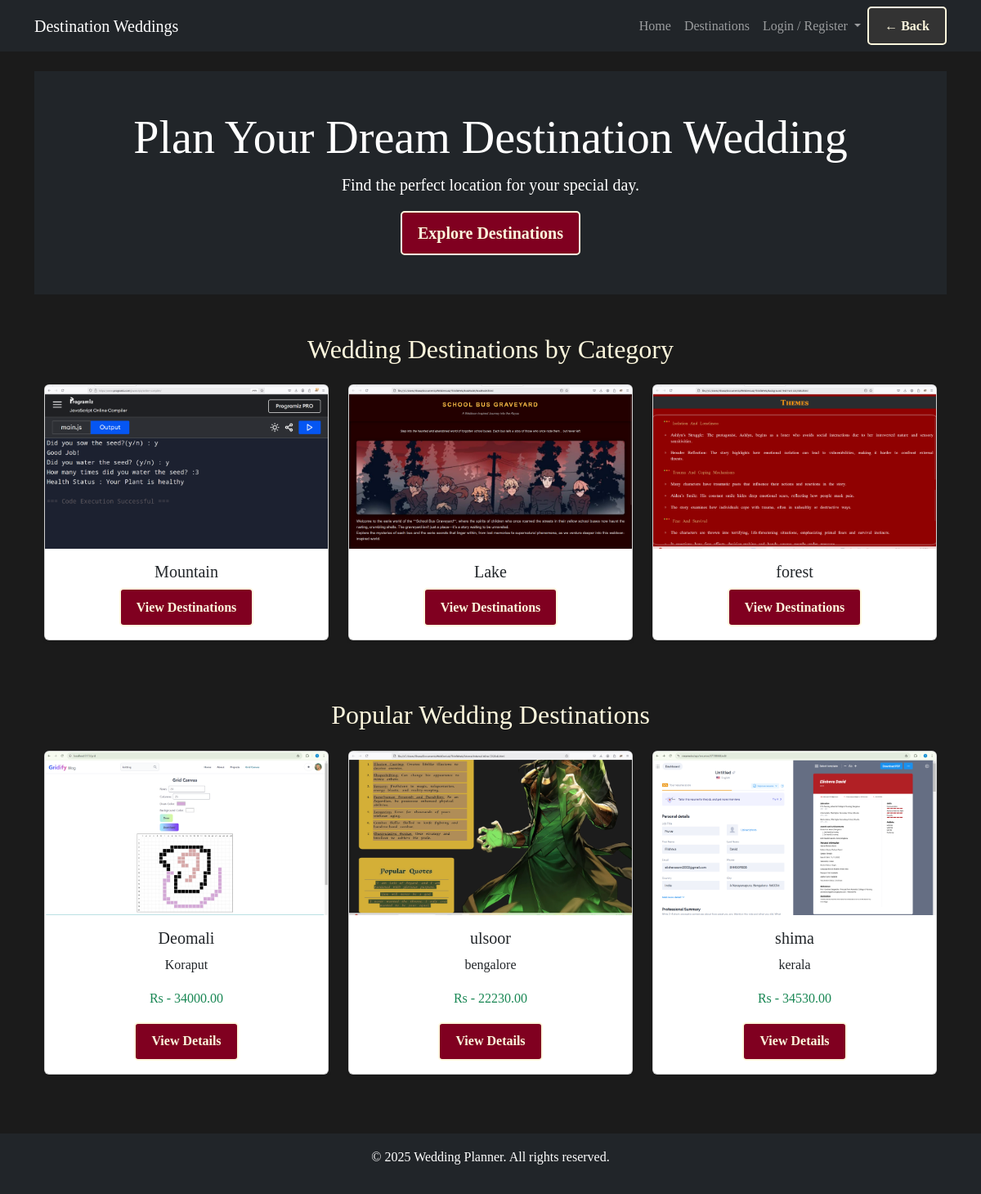
The page / on the database its author committed.
### tables this page shows
CREATE TABLE categories (
            id INTEGER PRIMARY KEY AUTOINCREMENT,
            name TEXT NOT NULL,
            image_path TEXT
        );

CREATE TABLE destinations (
            id INTEGER PRIMARY KEY AUTOINCREMENT,
            name TEXT NOT NULL,
            category_id INTEGER NOT NULL,
            location TEXT NOT NULL,
            description TEXT,
            price REAL,
            photo TEXT,
            FOREIGN KEY (category_id) REFERENCES categories(id)
        );

### app.py (the view)
@app.route('/')
def index():
    with get_db_connection() as conn:
        categories = conn.execute('SELECT * FROM categories LIMIT 3').fetchall()
        destinations = conn.execute('''
            SELECT d.*, c.name as category_name
            FROM destinations d
            JOIN categories c ON d.category_id = c.id
            LIMIT 3
        ''').fetchall()
    return render_template('index.html', categories=categories, featured_destinations=destinations)

### app.py (called while the page is built)
def get_db_connection():
    conn = sqlite3.connect('database.db')
    conn.row_factory = sqlite3.Row
    return conn

@app.context_processor
def inject_now():
    return {'now': datetime.now()}

### templates/index.html
{% extends "base.html" %} {% block content %}
<section class="bg-dark text-white text-center py-5">
  <div class="container">
    <h1 class="display-4">Plan Your Dream Destination Wedding</h1>
    <p class="lead">Find the perfect location for your special day.</p>
    <a href="{{ url_for('browse_categories') }}" class="btn btn-primary btn-lg"
      >Explore Destinations</a
    >
  </div>
</section>
<section class="container mt-5">
  <h2 class="text-center mb-4">Wedding Destinations by Category</h2>
  <div class="row">
    {% for category in categories %}
    <div class="col-md-4 mb-4">
      <div class="card shadow-sm">
        <img
          src="{{ url_for('static', filename='images/categories/' + category.image_path) }}"
          class="card-img-top"
          alt="{{ category.name }}"
          style="height: 200px; object-fit: cover"
        />
        <div class="card-body text-center">
          <h5 class="card-title">{{ category.name }}</h5>
          <a
            href="{{ url_for('category_destinations', category_id=category.id) }}"
            class="btn btn-outline-primary"
          >
            View Destinations
          </a>
        </div>
      </div>
    </div>
    {% endfor %}
  </div>
</section>
<section class="container mt-5">
  <h2 class="text-center mb-4">Popular Wedding Destinations</h2>
  <div class="row">
    {% for destination in featured_destinations %}
    <div class="col-md-4 mb-4">
      <div class="card shadow-sm">
        <img
          src="{{ url_for('static', filename='images/destinations/' + destination.photo) if destination.photo else 'placeholder.jpg' }}"
          class="card-img-top"
          alt="{{ destination.name }}"
          style="height: 200px; object-fit: cover"
        />
        <div class="card-body text-center">
          <h5 class="card-title">{{ destination.name }}</h5>
          <p class="card-text">{{ destination.location }}</p>
          <p class="card-text text-success">
            Rs - {{ "%.2f"|format(destination.price) }}
          </p>
          <a
            href="{{ url_for('destination_details', destination_id=destination.id) }}"
            class="btn btn-outline-primary"
          >
            View Details
          </a>
        </div>
      </div>
    </div>
    {% endfor %}
  </div>
</section>
{% endblock %}

### templates/base.html (shortened to what this page needs)
<!DOCTYPE html>
<html lang="en">
  <head>
    <link
      rel="stylesheet"
      href="https://cdn.jsdelivr.net/npm/bootstrap@5.3.0/dist/css/bootstrap.min.css"
    />
    <link
      rel="stylesheet"
      type="text/css"
      href="{{ url_for('static', filename='css/styles.css') }}"
    />
  </head>
  <body>
    <nav class="navbar navbar-expand-lg navbar-dark bg-dark">
      <div class="container">
        <a class="navbar-brand" href="{{ url_for('index') }}"
          >Destination Weddings</a
        >
        <div class="collapse navbar-collapse" id="navbarNav">
          <ul class="navbar-nav ms-auto">
            <li class="nav-item">
              <a class="nav-link" href="{{ url_for('index') }}">Home</a>
            </li>
            <li class="nav-item">
              <a class="nav-link" href="{{ url_for('browse_categories') }}"
                >Destinations</a
              >
            </li>
            {% if 'couple_email' not in session and 'admin_username' not in
            session %}
            <li class="nav-item dropdown">
              <a
                class="nav-link dropdown-toggle"
                href="#"
                id="navbarDropdown"
                role="button"
                data-bs-toggle="dropdown"
                aria-expanded="false"
              >
                Login / Register
              </a>
            </li>
            {% endif %}
          </ul>
        </div>
        <a href="javascript:history.back()" class="btn btn-secondary">
          ← Back
        </a>
      </div>
    </nav>
    <div class="container mt-4">{% block content %}{% endblock %}</div>
    <footer class="bg-dark text-white text-center py-3 mt-5">
      <p>&copy; 2025 Wedding Planner. All rights reserved.</p>
    </footer>
  </body>
</html>

### static/css/styles.css (style rules this page uses)
body { font-family: "Lora", serif; background-color: #1b1b1b; color: #fdf7dd; margin: 0; padding: 0; line-height: 1.6; }
nav { background: #800020; color: #fdf7dd; padding: 1rem; display: flex; justify-content: space-between; align-items: center; }
.btn { background: #800020; color: #fdf7dd; padding: 0.6rem 1.2rem; border: 2px solid #fdf7dd; border-radius: 5px; cursor: pointer; text-decoration: none; display: inline-block; transition: background 0.3s, color 0.3s; font-weight: bold; }
.btn-secondary { background: #333; border: 2px solid #fdf7dd; color: #fdf7dd; }
footer { background: #800020; color: #fdf7dd; text-align: center; padding: 1rem; margin-top: 2rem; }

### rows shown on the page
categories: image_path (picture), name "Mountain"
categories: image_path (picture), name "Lake"
categories: image_path (picture), name "forest"
destinations: photo (picture), name "Deomali", location "Koraput", price "34000.00"
destinations: photo (picture), name "ulsoor", location "bengalore", price "22230.00"
destinations: photo (picture), name "shima", location "kerala", price "34530.00"
